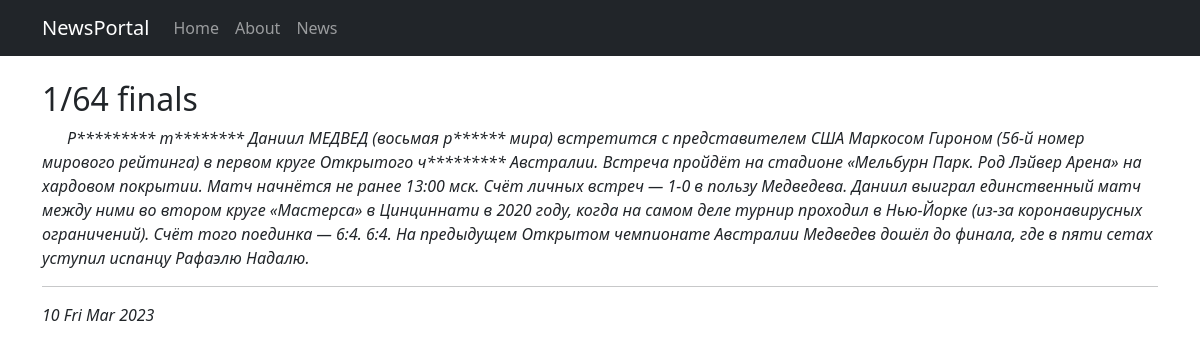
Screenshot of /news/1 with the database file from the repository.
### news/models.py (models this page shows, shortened)
class Post(models.Model):
    objects = None
    article = 'art'
    news = 'news'
    PUBLICATION = [
        (article, 'Статья'),
        (news, 'Новость'),
    ]
    postAuthor = models.ForeignKey(Author, on_delete=models.CASCADE, db_column='postauthor_id')
    categoryType = models.CharField(max_length=4, choices=PUBLICATION, default=news, db_column='categorytype')
    title = models.CharField(max_length=255)
    time_in_Post = models.DateTimeField(auto_now_add=True, db_column='time_in_post')
    time_out = models.DateTimeField(null=True)
    postCategory = models.ManyToManyField(Category, through='PostCategory')
    text = models.TextField()
    rating = models.IntegerField(default=0)

### news/views.py (the view)
# urls.py: path('<int:pk>', PostDetail.as_view(), name='post_detail'),
class PostDetail(DetailView):
    model = Post
    template_name = 'flatpages/post.html'
    context_object_name = 'post'

### news/templatetags/custom_filters.py (called while the page is built)
@register.filter()
def censor(text):
    bad_words = ('теннисист', 'ракетка', 'чемпионата', 'usd', 'российский')
    if type(text) == str:
        for word in text.split():
            if word.lower() in bad_words:
                text = text.replace(word, f"{word[0]}{'*' * (len(word) - 1)}")
    else:
        raise ValueError('Данные не являются строкой')
    return text

### templates/flatpages/post.html (shortened to what this page needs)
{% extends 'flatpages/default.html' %}
{% load custom_filters %}
{% block content %}
<br>
<h2 style="text-align: left;">{{post.title}}</h2>
<p style="text-align: left; text-indent: 25px;"><em>{{post.text| censor}}<br/></em></p><hr>
<p style="text-align: left;"><em>{{post.time_out|date:'d D M Y'}}</em></p>
{% endblock content %}

### rows the page displays
Post: title "1/64 finals", text|censor "Р********* т******** Даниил МЕДВЕД (восьмая р****** мира) встретится с представителем США Маркосом Гироном (56-й номер мирового рейтинга) в первом круге Открытого ч********* Австралии. Встреча пройдёт на стадионе «Мельбурн Парк. Род Лэйвер Арена» на хардовом покрытии. Матч начнётся не ранее 13:00 мск. Счёт личных встреч — 1-0 в пользу Медведева. Даниил выиграл единственный матч между ними во втором круге «Мастерса» в Цинциннати в 2020 году, когда на самом деле турнир проходил в Нью-Йорке (из-за коронавирусных ограничений). Счёт того поединка — 6:4. 6:4. На предыдущем Открытом чемпионате Австралии Медведев дошёл до финала, где в пяти сетах уступил испанцу Рафаэлю Надалю.", time_out "10 Fri Mar 2023"
